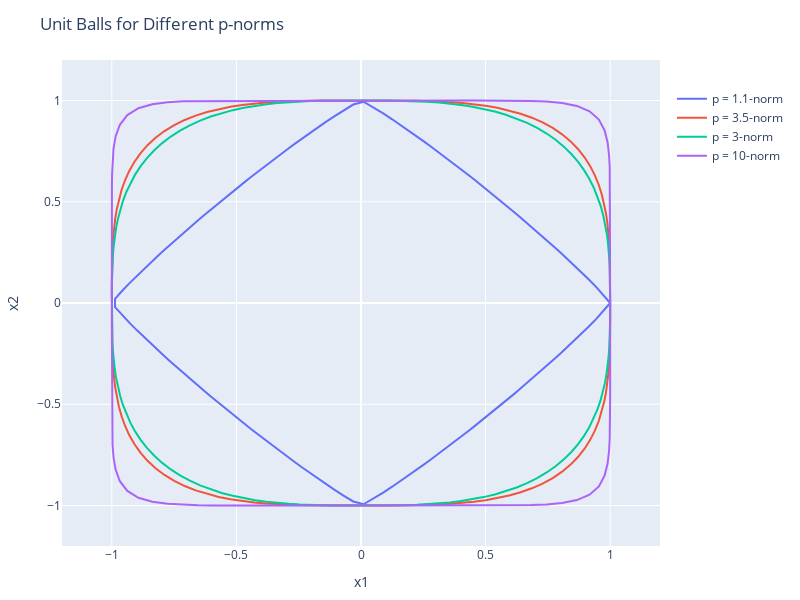

Here is the notebook cell this chart was saved with:
### Markdown cell above
## Exercise 7

### Code cell
function plot_unit_ball(p)
    θ = LinRange(0, 2π, 150)
    x = cos.(θ)
    y = sin.(θ)

    norm_vals = (abs.(x).^p + abs.(y).^p).^(1/p)
    x_normalized = x ./ norm_vals
    y_normalized = y ./ norm_vals

    trace = scatter(x=x_normalized, y=y_normalized, mode="lines", name="p = $p-norm")
    return trace
end

# Example: Plot unit balls for different p-norms
traces = [plot_unit_ball(1.1), plot_unit_ball(3.5), plot_unit_ball(3), plot_unit_ball(10)]

layout = Layout(
    title="Unit Balls for Different p-norms",
    xaxis_title="x1",
    yaxis_title="x2",
    legend=attr(x=1.02, y=0.95),
    width = 800,
    height = 600,
    xaxis_range=[-1.2, 1.2],
    yaxis_range=[-1.2, 1.2]
)

plot(traces, layout)

### Figure 1 — Plotly figure (JSON) as saved in the notebook; plotly's stock layout.template omitted (floating-point values rounded to 4 significant figures; data arrays with more than 128 entries replaced by an {"elided": "..."} marker saying what was removed)
{"data": [{"mode": "lines", "name": "p = 1.1-norm", "type": "scatter", "x": {"elided": "150 float values"}, "y": {"elided": "150 float values"}}, {"mode": "lines", "name": "p = 3.5-norm", "type": "scatter", "x": {"elided": "150 float values"}, "y": {"elided": "150 float values"}}, {"mode": "lines", "name": "p = 3-norm", "type": "scatter", "x": {"elided": "150 float values"}, "y": {"elided": "150 float values"}}, {"mode": "lines", "name": "p = 10-norm", "type": "scatter", "x": {"elided": "150 float values"}, "y": {"elided": "150 float values"}}], "layout": {"height": 600, "legend": {"x": 1.02, "y": 0.95}, "margin": {"b": 50, "l": 50, "r": 50, "t": 60}, "title": "Unit Balls for Different p-norms", "width": 800, "xaxis": {"range": [-1.2, 1.2], "title": {"text": "x1"}}, "yaxis": {"range": [-1.2, 1.2], "title": {"text": "x2"}}}}
